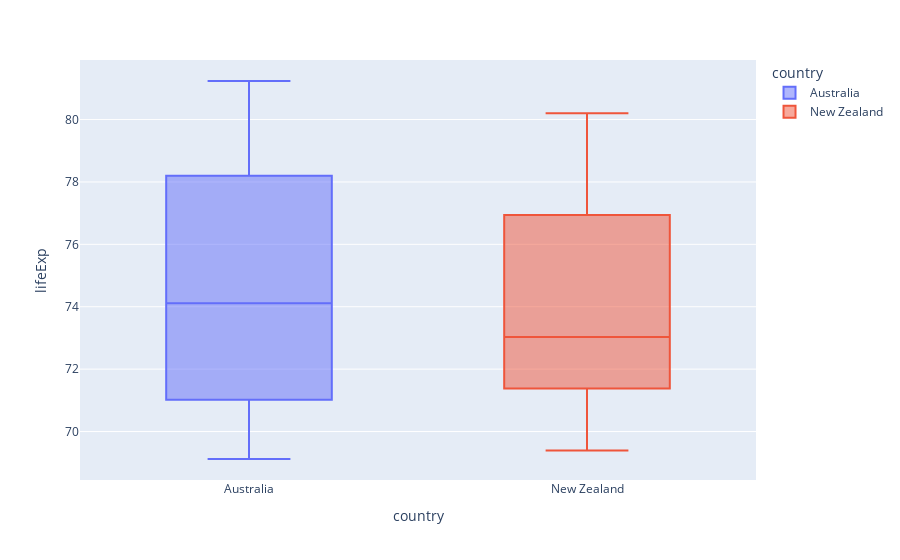

Notebook code for this chart:
### Code cell
px.box(df, x='country', color="country", y="lifeExp")

### Figure 1 — Plotly figure (JSON) as saved in the notebook; plotly's stock layout.template omitted (floating-point values rounded to 4 significant figures)
{"data": [{"alignmentgroup": "True", "hovertemplate": "country=%{x}<br>lifeExp=%{y}<extra></extra>", "legendgroup": "Australia", "marker": {"color": "#636efa"}, "name": "Australia", "notched": false, "offsetgroup": "Australia", "orientation": "v", "showlegend": true, "type": "box", "x": ["Australia", "Australia", "Australia", "Australia", "Australia", "Australia", "Australia", "Australia", "Australia", "Australia", "Australia", "Australia"], "x0": " ", "xaxis": "x", "y": [69.12, 70.33, 70.93, 71.1, 71.93, 73.49, 74.74, 76.32, 77.56, 78.83, 80.37, 81.23], "y0": " ", "yaxis": "y"}, {"alignmentgroup": "True", "hovertemplate": "country=%{x}<br>lifeExp=%{y}<extra></extra>", "legendgroup": "New Zealand", "marker": {"color": "#EF553B"}, "name": "New Zealand", "notched": false, "offsetgroup": "New Zealand", "orientation": "v", "showlegend": true, "type": "box", "x": ["New Zealand", "New Zealand", "New Zealand", "New Zealand", "New Zealand", "New Zealand", "New Zealand", "New Zealand", "New Zealand", "New Zealand", "New Zealand", "New Zealand"], "x0": " ", "xaxis": "x", "y": [69.39, 70.26, 71.24, 71.52, 71.89, 72.22, 73.84, 74.32, 76.33, 77.55, 79.11, 80.2], "y0": " ", "yaxis": "y"}], "layout": {"boxmode": "overlay", "legend": {"title": {"text": "country"}, "tracegroupgap": 0}, "margin": {"t": 60}, "xaxis": {"anchor": "y", "categoryarray": ["Australia", "New Zealand"], "categoryorder": "array", "domain": [0, 1], "title": {"text": "country"}}, "yaxis": {"anchor": "x", "domain": [0, 1], "title": {"text": "lifeExp"}}}}
